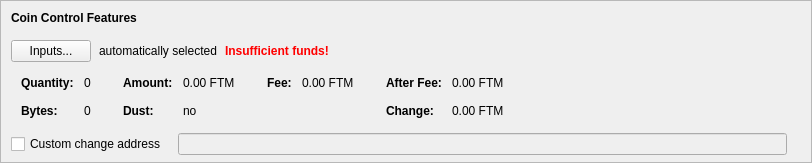
      <widget class="QFrame" name="frameCoinControl">
       <property name="sizePolicy">
        <sizepolicy hsizetype="Expanding" vsizetype="Fixed">
         <horstretch>0</horstretch>
         <verstretch>0</verstretch>
        </sizepolicy>
       </property>
       <property name="maximumSize">
        <size>
         <width>16777215</width>
         <height>16777215</height>
        </size>
       </property>
       <property name="frameShape">
        <enum>QFrame::StyledPanel</enum>
       </property>
       <property name="frameShadow">
        <enum>QFrame::Sunken</enum>
       </property>
       <layout class="QVBoxLayout" name="verticalLayoutCoinControl2">
        <property name="spacing">
         <number>0</number>
        </property>
        <property name="leftMargin">
         <number>0</number>
        </property>
        <property name="topMargin">
         <number>0</number>
        </property>
        <property name="rightMargin">
         <number>0</number>
        </property>
        <property name="bottomMargin">
         <number>6</number>
        </property>
        <item>
         <layout class="QVBoxLayout" name="verticalLayoutCoinControl" stretch="0,0,0,0,0">
          <property name="spacing">
           <number>0</number>
          </property>
          <property name="leftMargin">
           <number>10</number>
          </property>
          <property name="topMargin">
           <number>10</number>
          </property>
          <item>
           <layout class="QHBoxLayout" name="horizontalLayoutCoinControl1">
            <property name="bottomMargin">
             <number>15</number>
            </property>
            <item>
             <widget class="QLabel" name="labelCoinControlFeatures">
              <property name="sizePolicy">
               <sizepolicy hsizetype="Preferred" vsizetype="Maximum">
                <horstretch>0</horstretch>
                <verstretch>0</verstretch>
               </sizepolicy>
              </property>
              <property name="font">
               <font>
                <weight>75</weight>
                <bold>true</bold>
               </font>
              </property>
              <property name="styleSheet">
               <string notr="true">font-weight:bold;</string>
              </property>
              <property name="text">
               <string>Coin Control Features</string>
              </property>
             </widget>
            </item>
           </layout>
          </item>
          <item>
           <layout class="QHBoxLayout" name="horizontalLayoutCoinControl2" stretch="0,0,0,0">
            <property name="spacing">
             <number>8</number>
            </property>
            <property name="bottomMargin">
             <number>10</number>
            </property>
            <item>
             <widget class="QPushButton" name="pushButtonCoinControl">
              <property name="styleSheet">
               <string notr="true"/>
              </property>
              <property name="text">
               <string>Inputs...</string>
              </property>
              <property name="autoDefault">
               <bool>false</bool>
              </property>
             </widget>
            </item>
            <item>
             <widget class="QLabel" name="labelCoinControlAutomaticallySelected">
              <property name="text">
               <string>automatically selected</string>
              </property>
              <property name="margin">
               <number>5</number>
              </property>
             </widget>
            </item>
            <item>
             <widget class="QLabel" name="labelCoinControlInsuffFunds">
              <property name="font">
               <font>
                <weight>75</weight>
                <bold>true</bold>
               </font>
              </property>
              <property name="styleSheet">
               <string notr="true">color:red;font-weight:bold;</string>
              </property>
              <property name="text">
               <string>Insufficient funds!</string>
              </property>
              <property name="margin">
               <number>5</number>
              </property>
             </widget>
            </item>
            <item>
             <spacer name="horizontalSpacerCoinControl">
              <property name="orientation">
               <enum>Qt::Horizontal</enum>
              </property>
              <property name="sizeHint" stdset="0">
               <size>
                <width>40</width>
                <height>1</height>
               </size>
              </property>
             </spacer>
            </item>
           </layout>
          </item>
          <item>
           <widget class="QWidget" name="widgetCoinControl" native="true">
            <property name="sizePolicy">
             <sizepolicy hsizetype="Preferred" vsizetype="Preferred">
              <horstretch>0</horstretch>
              <verstretch>0</verstretch>
             </sizepolicy>
            </property>
            <property name="minimumSize">
             <size>
              <width>0</width>
              <height>0</height>
             </size>
            </property>
            <property name="styleSheet">
             <string notr="true"/>
            </property>
            <layout class="QHBoxLayout" name="horizontalLayoutCoinControl5">
             <property name="leftMargin">
              <number>0</number>
             </property>
             <property name="topMargin">
              <number>0</number>
             </property>
             <property name="rightMargin">
              <number>0</number>
             </property>
             <property name="bottomMargin">
              <number>0</number>
             </property>
             <item>
              <layout class="QHBoxLayout" name="horizontalLayoutCoinControl3" stretch="0,0,0,1">
               <property name="spacing">
                <number>20</number>
               </property>
               <property name="topMargin">
                <number>0</number>
               </property>
               <property name="bottomMargin">
                <number>10</number>
               </property>
               <item>
                <layout class="QFormLayout" name="formLayoutCoinControl1">
                 <property name="horizontalSpacing">
                  <number>10</number>
                 </property>
                 <property name="verticalSpacing">
                  <number>14</number>
                 </property>
                 <property name="leftMargin">
                  <number>10</number>
                 </property>
                 <property name="topMargin">
                  <number>4</number>
                 </property>
                 <property name="rightMargin">
                  <number>6</number>
                 </property>
                 <item row="0" column="0">
                  <widget class="QLabel" name="labelCoinControlQuantityText">
                   <property name="font">
                    <font>
                     <weight>75</weight>
                     <bold>true</bold>
                    </font>
                   </property>
                   <property name="text">
                    <string>Quantity:</string>
                   </property>
                   <property name="margin">
                    <number>0</number>
                   </property>
                  </widget>
                 </item>
                 <item row="0" column="1">
                  <widget class="QLabel" name="labelCoinControlQuantity">
                   <property name="cursor">
                    <cursorShape>IBeamCursor</cursorShape>
                   </property>
                   <property name="contextMenuPolicy">
                    <enum>Qt::ActionsContextMenu</enum>
                   </property>
                   <property name="text">
                    <string notr="true">0</string>
                   </property>
                   <property name="margin">
                    <number>0</number>
                   </property>
                   <property name="textInteractionFlags">
                    <set>Qt::LinksAccessibleByMouse|Qt::TextSelectableByKeyboard|Qt::TextSelectableByMouse</set>
                   </property>
                  </widget>
                 </item>
                 <item row="1" column="0">
                  <widget class="QLabel" name="labelCoinControlBytesText">
                   <property name="font">
                    <font>
                     <weight>75</weight>
                     <bold>true</bold>
                    </font>
                   </property>
                   <property name="text">
                    <string>Bytes:</string>
                   </property>
                  </widget>
                 </item>
                 <item row="1" column="1">
                  <widget class="QLabel" name="labelCoinControlBytes">
                   <property name="cursor">
                    <cursorShape>IBeamCursor</cursorShape>
                   </property>
                   <property name="contextMenuPolicy">
                    <enum>Qt::ActionsContextMenu</enum>
                   </property>
                   <property name="text">
                    <string notr="true">0</string>
                   </property>
                   <property name="textInteractionFlags">
                    <set>Qt::LinksAccessibleByMouse|Qt::TextSelectableByKeyboard|Qt::TextSelectableByMouse</set>
                   </property>
                  </widget>
                 </item>
                </layout>
               </item>
               <item>
                <layout class="QFormLayout" name="formLayoutCoinControl2">
                 <property name="horizontalSpacing">
                  <number>10</number>
                 </property>
                 <property name="verticalSpacing">
                  <number>14</number>
                 </property>
                 <property name="leftMargin">
                  <number>6</number>
                 </property>
                 <property name="topMargin">
                  <number>4</number>
                 </property>
                 <property name="rightMargin">
                  <number>6</number>
                 </property>
                 <item row="0" column="0">
                  <widget class="QLabel" name="labelCoinControlAmountText">
                   <property name="font">
                    <font>
                     <weight>75</weight>
                     <bold>true</bold>
                    </font>
                   </property>
                   <property name="text">
                    <string>Amount:</string>
                   </property>
                   <property name="margin">
                    <number>0</number>
                   </property>
                  </widget>
                 </item>
                 <item row="0" column="1">
                  <widget class="QLabel" name="labelCoinControlAmount">
                   <property name="cursor">
                    <cursorShape>IBeamCursor</cursorShape>
                   </property>
                   <property name="contextMenuPolicy">
                    <enum>Qt::ActionsContextMenu</enum>
                   </property>
                   <property name="text">
                    <string notr="true">0.00 FTM</string>
                   </property>
                   <property name="textInteractionFlags">
                    <set>Qt::LinksAccessibleByMouse|Qt::TextSelectableByKeyboard|Qt::TextSelectableByMouse</set>
                   </property>
                  </widget>
                 </item>
                 <item row="1" column="0">
                  <widget class="QLabel" name="labelCoinControlLowOutputText">
                   <property name="font">
                    <font>
                     <weight>75</weight>
                     <bold>true</bold>
                    </font>
                   </property>
                   <property name="text">
                    <string>Dust:</string>
                   </property>
                  </widget>
                 </item>
                 <item row="1" column="1">
                  <widget class="QLabel" name="labelCoinControlLowOutput">
                   <property name="cursor">
                    <cursorShape>IBeamCursor</cursorShape>
                   </property>
                   <property name="contextMenuPolicy">
                    <enum>Qt::ActionsContextMenu</enum>
                   </property>
                   <property name="text">
                    <string notr="true">no</string>
                   </property>
                   <property name="textInteractionFlags">
                    <set>Qt::LinksAccessibleByMouse|Qt::TextSelectableByKeyboard|Qt::TextSelectableByMouse</set>
                   </property>
                  </widget>
                 </item>
                </layout>
               </item>
               <item>
                <layout class="QFormLayout" name="formLayoutCoinControl3">
                 <property name="horizontalSpacing">
                  <number>10</number>
                 </property>
                 <property name="verticalSpacing">
                  <number>14</number>
                 </property>
                 <property name="leftMargin">
                  <number>6</number>
                 </property>
                 <property name="topMargin">
                  <number>4</number>
                 </property>
                 <property name="rightMargin">
                  <number>6</number>
                 </property>
                 <item row="0" column="0">
                  <widget class="QLabel" name="labelCoinControlFeeText">
                   <property name="font">
                    <font>
                     <weight>75</weight>
                     <bold>true</bold>
                    </font>
                   </property>
                   <property name="text">
                    <string>Fee:</string>
                   </property>
                   <property name="margin">
                    <number>0</number>
                   </property>
                  </widget>
                 </item>
                 <item row="0" column="1">
                  <widget class="QLabel" name="labelCoinControlFee">
                   <property name="cursor">
                    <cursorShape>IBeamCursor</cursorShape>
                   </property>
                   <property name="contextMenuPolicy">
                    <enum>Qt::ActionsContextMenu</enum>
                   </property>
                   <property name="text">
                    <string notr="true">0.00 FTM</string>
                   </property>
                   <property name="textInteractionFlags">
                    <set>Qt::LinksAccessibleByMouse|Qt::TextSelectableByKeyboard|Qt::TextSelectableByMouse</set>
                   </property>
                  </widget>
                 </item>
                </layout>
               </item>
               <item>
                <layout class="QFormLayout" name="formLayoutCoinControl4">
                 <property name="horizontalSpacing">
                  <number>10</number>
                 </property>
                 <property name="verticalSpacing">
                  <number>14</number>
                 </property>
                 <property name="leftMargin">
                  <number>6</number>
                 </property>
                 <property name="topMargin">
                  <number>4</number>
                 </property>
                 <property name="rightMargin">
                  <number>6</number>
                 </property>
                 <item row="0" column="0">
                  <widget class="QLabel" name="labelCoinControlAfterFeeText">
                   <property name="font">
                    <font>
                     <weight>75</weight>
                     <bold>true</bold>
                    </font>
                   </property>
                   <property name="text">
                    <string>After Fee:</string>
                   </property>
                   <property name="margin">
                    <number>0</number>
                   </property>
                  </widget>
                 </item>
                 <item row="0" column="1">
                  <widget class="QLabel" name="labelCoinControlAfterFee">
                   <property name="cursor">
                    <cursorShape>IBeamCursor</cursorShape>
                   </property>
                   <property name="contextMenuPolicy">
                    <enum>Qt::ActionsContextMenu</enum>
                   </property>
                   <property name="text">
                    <string notr="true">0.00 FTM</string>
                   </property>
                   <property name="textInteractionFlags">
                    <set>Qt::LinksAccessibleByMouse|Qt::TextSelectableByKeyboard|Qt::TextSelectableByMouse</set>
                   </property>
                  </widget>
                 </item>
                 <item row="1" column="0">
                  <widget class="QLabel" name="labelCoinControlChangeText">
                   <property name="font">
                    <font>
                     <weight>75</weight>
                     <bold>true</bold>
                    </font>
                   </property>
                   <property name="text">
                    <string>Change:</string>
                   </property>
                  </widget>
                 </item>
                 <item row="1" column="1">
                  <widget class="QLabel" name="labelCoinControlChange">
                   <property name="cursor">
                    <cursorShape>IBeamCursor</cursorShape>
                   </property>
                   <property name="contextMenuPolicy">
                    <enum>Qt::ActionsContextMenu</enum>
                   </property>
                   <property name="text">
                    <string notr="true">0.00 FTM</string>
                   </property>
                   <property name="textInteractionFlags">
                    <set>Qt::LinksAccessibleByMouse|Qt::TextSelectableByKeyboard|Qt::TextSelectableByMouse</set>
                   </property>
                  </widget>
                 </item>
                </layout>
               </item>
              </layout>
             </item>
            </layout>
           </widget>
          </item>
          <item>
           <layout class="QHBoxLayout" name="horizontalLayoutCoinControl4" stretch="0,0,0">
            <property name="spacing">
             <number>12</number>
            </property>
            <property name="sizeConstraint">
             <enum>QLayout::SetDefaultConstraint</enum>
            </property>
            <property name="topMargin">
             <number>5</number>
            </property>
            <property name="rightMargin">
             <number>5</number>
            </property>
            <item>
             <widget class="QCheckBox" name="checkBoxCoinControlChange">
              <property name="toolTip">
               <string>If this is activated, but the change address is empty or invalid, change will be sent to a newly generated address.</string>
              </property>
              <property name="text">
               <string>Custom change address</string>
              </property>
             </widget>
            </item>
            <item>
             <widget class="QValidatedLineEdit" name="lineEditCoinControlChange">
              <property name="enabled">
               <bool>false</bool>
              </property>
              <property name="sizePolicy">
               <sizepolicy hsizetype="Expanding" vsizetype="Fixed">
                <horstretch>0</horstretch>
                <verstretch>0</verstretch>
               </sizepolicy>
              </property>
             </widget>
            </item>
            <item>
             <widget class="QLabel" name="labelCoinControlChangeLabel">
              <property name="sizePolicy">
               <sizepolicy hsizetype="Preferred" vsizetype="Expanding">
                <horstretch>0</horstretch>
                <verstretch>0</verstretch>
               </sizepolicy>
              </property>
              <property name="minimumSize">
               <size>
                <width>0</width>
                <height>0</height>
               </size>
              </property>
              <property name="text">
               <string/>
              </property>
              <property name="margin">
               <number>3</number>
              </property>
             </widget>
            </item>
           </layout>
          </item>
          <item>
           <spacer name="verticalSpacerCoinControl">
            <property name="orientation">
             <enum>Qt::Vertical</enum>
            </property>
            <property name="sizeHint" stdset="0">
             <size>
              <width>800</width>
              <height>1</height>
             </size>
            </property>
           </spacer>
          </item>
         </layout>
        </item>
       </layout>
      </widget>
